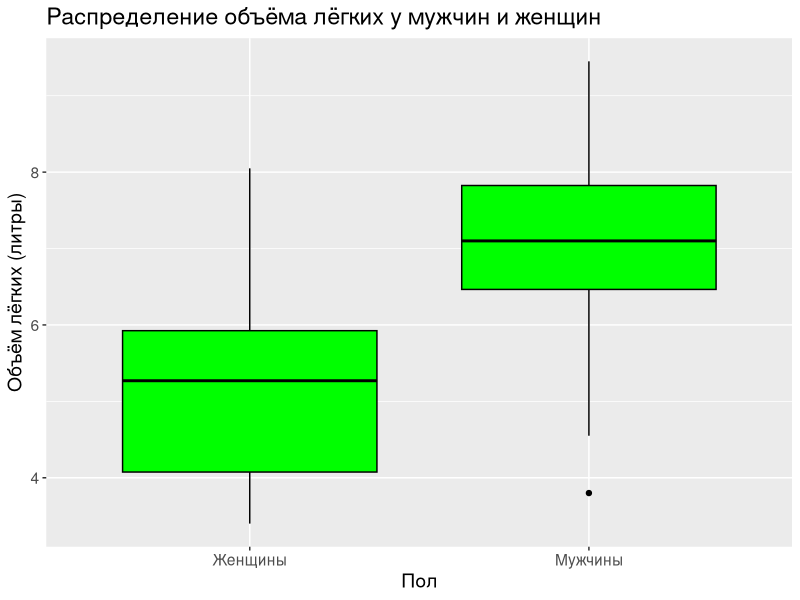

Write the R code that produced this figure.
## ---- chunk 1
library(knitr)
opts_chunk$set(echo = TRUE)
## ---- chunk 2
library(dplyr)
library(ggplot2)
library(broom)
library(tidyr)
## ---- chunk 3
data <- read.csv("tlc.csv", sep = ";",  header = TRUE)
data$sex <- factor(data$sex)
colSums(is.na(data))
## ---- chunk 4
summary_data <- summary(data)
kable(summary_data)

## ---- chunk 5
t.test(tlc ~ sex, data=data, var.equal=FALSE)
## ---- chunk 6
ggplot(data, aes(x = sex, y = tlc)) +
  geom_boxplot(fill = "green", color = "black") +  
  scale_x_discrete(labels = c("Женщины", "Мужчины")) +
  labs(title = "Распределение объёма лёгких у мужчин и женщин",
       x = "Пол",
       y = "Объём лёгких (литры)") +
  theme(text = element_text(size = 14))
## ---- chunk 7
men_data <- data[data$sex == 2, ]
women_data <- data[data$sex == 1, ]

model_men <- lm(tlc ~ height, data = men_data)
model_women <- lm(tlc ~ height, data = women_data)

summary(model_women)
tidy_model_w <- tidy(model_women)
kable(tidy_model_w)
## ---- chunk 8
summary(model_men)
tidy_model_m <- tidy(model_men)
kable(tidy_model_m)
